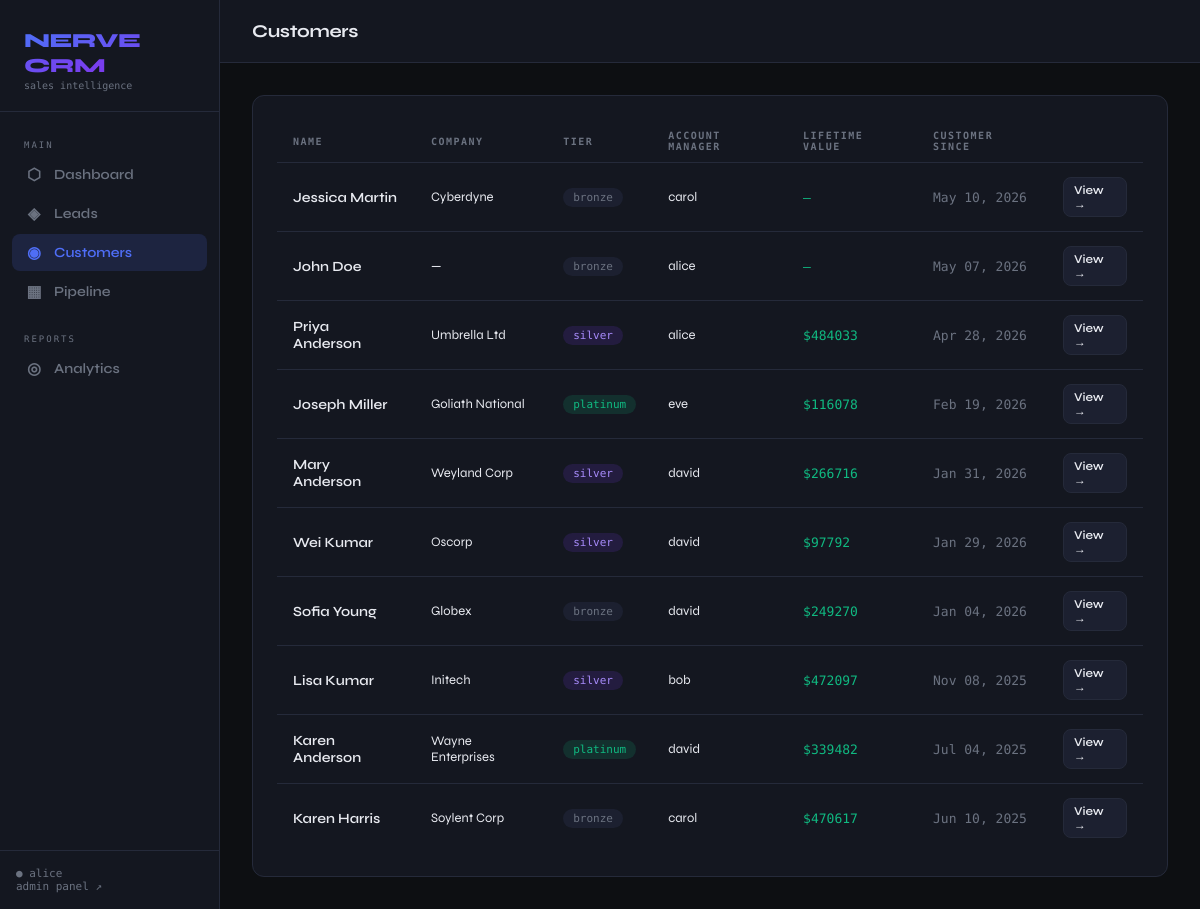
The app's page /crm/customers/ (signed in) with its own data.
### crm/models.py (models this page shows, shortened)
class User(AbstractUser):
    class Role(models.TextChoices):
        ADMIN = 'admin', 'Admin'
        SALES_REP = 'sales_rep', 'Sales Representative'
        MANAGER = 'manager', 'Manager'
    role = models.CharField(
        max_length=20,
        choices=Role.choices,
        default=Role.SALES_REP
    )
    phone = models.CharField(max_length=20, blank=True)
    created_at = models.DateTimeField(auto_now_add=True)
    updated_at = models.DateTimeField(auto_now=True)
    class Meta:
        db_table = 'crm_users'
        verbose_name = 'User'
        verbose_name_plural = 'Users'

class Customer(models.Model):
    class Tier(models.TextChoices):
        BRONZE = 'bronze', 'Bronze'
        SILVER = 'silver', 'Silver'
        GOLD = 'gold', 'Gold'
        PLATINUM = 'platinum', 'Platinum'
    lead = models.OneToOneField(
        Lead,
        on_delete=models.PROTECT,   # never delete customer if lead deleted
        related_name='customer'
    )
    account_manager = models.ForeignKey(
        User,
        on_delete=models.SET_NULL,
        null=True, blank=True,
        related_name='managed_customers'
    )
    company = models.CharField(max_length=200)
    tier = models.CharField(
        max_length=10,
        choices=Tier.choices,
        default=Tier.BRONZE
    )
    lifetime_value = models.DecimalField(
        max_digits=14, decimal_places=2,
        default=0
    )
    email = models.EmailField()
    phone = models.CharField(max_length=20, blank=True)
    billing_address = models.TextField(blank=True)
    customer_since = models.DateTimeField(default=timezone.now)
    created_at = models.DateTimeField(auto_now_add=True)
    updated_at = models.DateTimeField(auto_now=True)
    class Meta:
        db_table = 'crm_customers'
        ordering = ['-customer_since']

class Lead(models.Model):
    class Status(models.TextChoices):
        NEW = 'new', 'New'
        CONTACTED = 'contacted', 'Contacted'
        QUALIFIED = 'qualified', 'Qualified'
        CONVERTED = 'converted', 'Converted'
        LOST = 'lost', 'Lost'
    class Source(models.TextChoices):
        WEBSITE = 'website', 'Website'
        REFERRAL = 'referral', 'Referral'
        SOCIAL = 'social', 'Social Media'
        COLD_CALL = 'cold_call', 'Cold Call'
        EMAIL = 'email', 'Email Campaign'
        OTHER = 'other', 'Other'
    first_name = models.CharField(max_length=100)
    last_name = models.CharField(max_length=100)
    email = models.EmailField(unique=True)
    phone = models.CharField(max_length=20, blank=True)
    company = models.CharField(max_length=200, blank=True)
    status = models.CharField(
        max_length=20,
        choices=Status.choices,
        default=Status.NEW,
        db_index=True
    )
    source = models.CharField(
        max_length=20,
        choices=Source.choices,
        default=Source.OTHER
    )
    notes = models.TextField(blank=True)
    estimated_value = models.DecimalField(
        max_digits=12, decimal_places=2,
        null=True, blank=True
    )
    assigned_to = models.ForeignKey(
        User,
        on_delete=models.SET_NULL,
        null=True, blank=True,
        related_name='assigned_leads'
    )
    tags = models.ManyToManyField(
        'Tag',
        blank=True,
        related_name='leads'
    )
    last_contacted = models.DateTimeField(null=True, blank=True)
    converted_at = models.DateTimeField(null=True, blank=True)
    created_at = models.DateTimeField(auto_now_add=True)
    updated_at = models.DateTimeField(auto_now=True)
    objects = LeadManager()
    class Meta:
        db_table = 'crm_leads'
        ordering = ['-created_at']
        indexes = [
            models.Index(fields=['status', 'assigned_to']),
            models.Index(fields=['last_contacted']),
            models.Index(fields=['created_at']),
        ]
    @property
    def full_name(self):
        return f"{self.first_name} {self.last_name}"

### crm/views.py (the view)
# urls.py: path('customers/',                   views.customer_list,       name='customer_list'),
@login_required
def customer_list(request):
    customers = (
        Customer.objects
        .select_related('lead', 'lead__assigned_to', 'account_manager')
        .order_by('-customer_since')
    )
    return render(request, 'crm/customer_list.html', {'customers': customers})

### crm/templates/crm/customer_list.html (shortened to what this page needs)
{% extends 'crm/base.html' %}
{% block page_title %}Customers{% endblock %}
{% block content %}
<div class="card">
    {% if customers %}
    <table>
        <thead>
            <tr>
                <th>Name</th>
                <th>Company</th>
                <th>Tier</th>
                <th>Account Manager</th>
                <th>Lifetime Value</th>
                <th>Customer Since</th>
                <th></th>
            </tr>
        </thead>
        <tbody>
            {% for customer in customers %}
            <tr>
                <td style="font-weight:600;">{{ customer.lead.full_name }}</td>
                <td class="text-sm">{{ customer.company|default:"—" }}</td>
                <td>
                    <span class="badge {% if customer.tier == 'platinum' %}badge-converted{% elif customer.tier == 'gold' %}badge-contacted{% elif customer.tier == 'silver' %}badge-qualified{% else %}badge-default{% endif %}">
                        {{ customer.tier }}
                    </span>
                </td>
                <td class="text-sm">{{ customer.account_manager.username|default:"—" }}</td>
                <td class="text-mono text-sm" style="color:var(--green);">
                    {% if customer.lifetime_value %}${{ customer.lifetime_value|floatformat:0 }}{% else %}—{% endif %}
                </td>
                <td class="text-muted text-mono text-sm">{{ customer.customer_since|date:"M d, Y" }}</td>
                <td>
                    <a href="{% url 'customer_detail' customer.pk %}" class="btn btn-ghost" style="padding:5px 10px;font-size:12px;">View →</a>
                </td>
            </tr>
            {% endfor %}
        </tbody>
    </table>
    {% else %}
    <div class="empty">
        <div class="empty-icon">◉</div>
        <div class="empty-text">No customers yet — convert a lead to get started</div>
    </div>
    {% endif %}
</div>
{% endblock %}

### crm/templates/crm/base.html (shortened to what this page needs)
<!DOCTYPE html>
<html lang="en">
<head>
</head>
<body>
<aside class="sidebar">
    <div class="sidebar-logo">
        <span>NERVE CRM</span>
        <small>sales intelligence</small>
    </div>
    <nav>
        <div class="nav-label">Main</div>
        <a href="{% url 'dashboard' %}" class="nav-link {% if request.resolver_match.url_name == 'dashboard' %}active{% endif %}">
            <span class="nav-icon">⬡</span> Dashboard
        </a>
        <a href="{% url 'lead_list' %}" class="nav-link {% if 'lead' in request.resolver_match.url_name %}active{% endif %}">
            <span class="nav-icon">◈</span> Leads
        </a>
        <a href="{% url 'customer_list' %}" class="nav-link {% if 'customer' in request.resolver_match.url_name %}active{% endif %}">
            <span class="nav-icon">◉</span> Customers
        </a>
        <a href="{% url 'pipeline_board' %}" class="nav-link {% if request.resolver_match.url_name == 'pipeline_board' %}active{% endif %}">
            <span class="nav-icon">▦</span> Pipeline
        </a>
        <div class="nav-label" style="margin-top:12px">Reports</div>
        <a href="{% url 'sales_analytics' %}" class="nav-link {% if request.resolver_match.url_name == 'sales_analytics' %}active{% endif %}">
            <span class="nav-icon">◎</span> Analytics
        </a>
    </nav>
    <div class="sidebar-footer">
        {% if user.is_authenticated %}
            ● {{ user.username }}<br>
            <a href="/admin/" style="color:var(--muted);text-decoration:none;">admin panel ↗</a>
        {% endif %}
    </div>
</aside>
<div class="main">
    <div class="topbar">
        <div class="page-title">{% block page_title %}{% endblock %}</div>
    </div>
    <div class="content">
        {% block content %}{% endblock %}
    </div>
</div>
</body>
</html>

### crm/templates/crm/base.html (style rules this page uses)
*, *::before, *::after { box-sizing: border-box; margin: 0; padding: 0; }
:root { --bg: #0d0f12; --surface: #141720; --surface2: #1c2030; --border: #252a3a; --accent: #4f6ef7; --accent2: #7c3aed; --green: #10b981; --yellow: #f59e0b; --red: #ef4444; --text: #e8eaf0; --muted: #6b7280; --mono: 'DM Mono', monospace; --sans: 'Syne', sans-serif; }
body { background: var(--bg); color: var(--text); font-family: var(--sans); display: flex; min-height: 100vh; }
.sidebar { width: 220px; min-height: 100vh; background: var(--surface); border-right: 1px solid var(--border); display: flex; flex-direction: column; position: fixed; top: 0; left: 0; bottom: 0; }
.sidebar-logo { padding: 28px 24px 20px; border-bottom: 1px solid var(--border); }
.sidebar-logo span { font-size: 20px; font-weight: 800; letter-spacing: -0.5px; background: linear-gradient(135deg, var(--accent), var(--accent2)); background-clip: text; -webkit-background-clip: text; -webkit-text-fill-color: transparent; }
.sidebar-logo small { display: block; font-family: var(--mono); font-size: 10px; color: var(--muted); margin-top: 2px; -webkit-text-fill-color: var(--muted); }
.sidebar nav { padding: 16px 12px; flex: 1; }
.nav-label { font-family: var(--mono); font-size: 9px; letter-spacing: 2px; color: var(--muted); padding: 12px 12px 6px; text-transform: uppercase; }
.nav-link { display: flex; align-items: center; gap: 10px; padding: 9px 12px; border-radius: 8px; color: var(--muted); text-decoration: none; font-size: 14px; font-weight: 600; transition: all 0.15s; margin-bottom: 2px; }
.nav-link.active { background: rgba(79,110,247,0.15); color: var(--accent); }
.nav-icon { font-size: 16px; width: 20px; text-align: center; }
.sidebar-footer { padding: 16px; border-top: 1px solid var(--border); font-family: var(--mono); font-size: 11px; color: var(--muted); }
.main { margin-left: 220px; flex: 1; display: flex; flex-direction: column; min-height: 100vh; }
.topbar { padding: 20px 32px; border-bottom: 1px solid var(--border); display: flex; align-items: center; justify-content: space-between; background: var(--surface); position: sticky; top: 0; z-index: 10; }
.page-title { font-size: 18px; font-weight: 700; letter-spacing: -0.3px; }
.content { padding: 32px; flex: 1; }
.card { background: var(--surface); border: 1px solid var(--border); border-radius: 12px; padding: 24px; }
.btn { display: inline-flex; align-items: center; gap: 6px; padding: 8px 16px; border-radius: 8px; font-family: var(--sans); font-size: 13px; font-weight: 600; cursor: pointer; border: none; text-decoration: none; transition: all 0.15s; }
.btn-ghost { background: var(--surface2); color: var(--text); border: 1px solid var(--border); }
.badge { display: inline-block; padding: 3px 10px; border-radius: 20px; font-family: var(--mono); font-size: 11px; font-weight: 500; }
.badge-qualified { background: rgba(124,58,237,0.15); color: #a78bfa; }
.badge-converted { background: rgba(16,185,129,0.15); color: var(--green); }
.badge-default { background: var(--surface2); color: var(--muted); }
table { width: 100%; border-collapse: collapse; }
th { font-family: var(--mono); font-size: 10px; letter-spacing: 1.5px; text-transform: uppercase; color: var(--muted); padding: 10px 16px; text-align: left; border-bottom: 1px solid var(--border); }
td { padding: 14px 16px; font-size: 14px; border-bottom: 1px solid var(--border); vertical-align: middle; }
tr:last-child td { border-bottom: none; }
.text-muted { color: var(--muted); }
.text-mono { font-family: var(--mono); }
.text-sm { font-size: 13px; }

### records on screen
User: username "alice"
Customer: lead.full_name "Jessica Martin", company "Cyberdyne", tier "bronze", account_manager.username "carol", customer_since "May 10, 2026"
Customer: lead.full_name "John Doe", company "—", tier "bronze", account_manager.username "alice", customer_since "May 07, 2026"
Customer: lead.full_name "Priya Anderson", company "Umbrella Ltd", tier "silver", account_manager.username "alice", lifetime_value "484033", customer_since "Apr 28, 2026"
Customer: lead.full_name "Joseph Miller", company "Goliath National", tier "platinum", account_manager.username "eve", lifetime_value "116078", customer_since "Feb 19, 2026"
Customer: lead.full_name "Mary Anderson", company "Weyland Corp", tier "silver", account_manager.username "david", lifetime_value "266716", customer_since "Jan 31, 2026"
Customer: lead.full_name "Wei Kumar", company "Oscorp", tier "silver", account_manager.username "david", lifetime_value "97792", customer_since "Jan 29, 2026"
Customer: lead.full_name "Sofia Young", company "Globex", tier "bronze", account_manager.username "david", lifetime_value "249270", customer_since "Jan 04, 2026"
Customer: lead.full_name "Lisa Kumar", company "Initech", tier "silver", account_manager.username "bob", lifetime_value "472097", customer_since "Nov 08, 2025"
Customer: lead.full_name "Karen Anderson", company "Wayne Enterprises", tier "platinum", account_manager.username "david", lifetime_value "339482", customer_since "Jul 04, 2025"
Customer: lead.full_name "Karen Harris", company "Soylent Corp", tier "bronze", account_manager.username "carol", lifetime_value "470617", customer_since "Jun 10, 2025"
